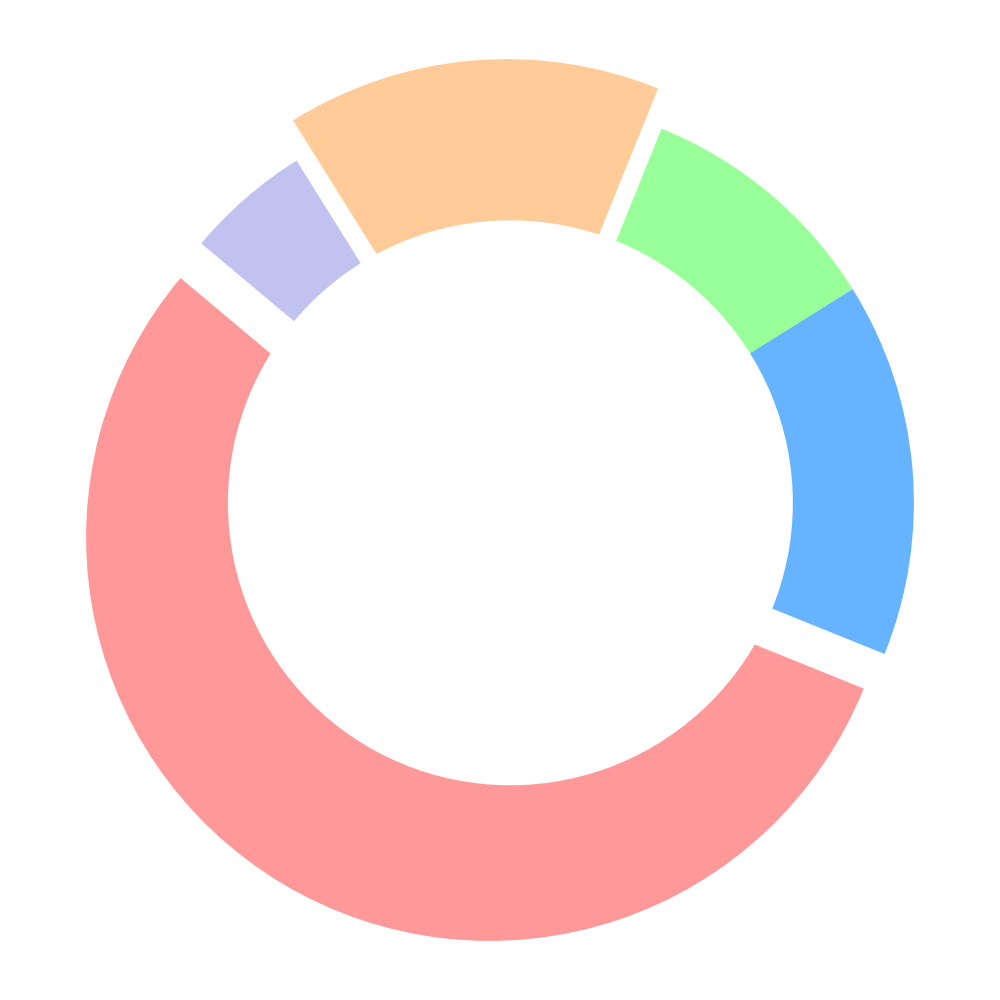

Reproduce this figure in Python.
import matplotlib.pyplot as plt

# Data for the pie chart
market_share = [55, 15, 10, 15, 5]

# Define colors for each console
colors = ['#ff9999', '#66b3ff', '#99ff99', '#ffcc99', '#c2c2f0']

# Create a pie chart
fig, ax = plt.subplots(figsize=(10, 10))

# Create wedges without labels and percentages
wedges, _ = ax.pie(
    market_share, 
    startangle=140, 
    colors=colors, 
    pctdistance=0.85,
    explode=(0.1, 0, 0, 0.1, 0)
)

# Add a circular center to create the "sector" pie chart look
centre_circle = plt.Circle((0, 0), 0.70, fc='white')
fig.gca().add_artist(centre_circle)

# Ensure the pie is drawn as a circle
ax.axis('equal')

# Automatically adjust layout to prevent overlap
plt.tight_layout()

# Show the plot
plt.show()
